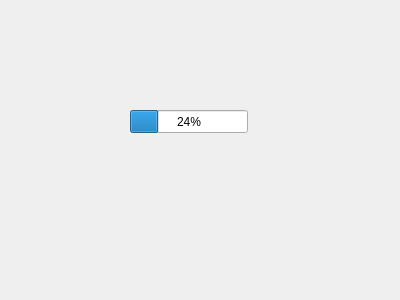
<?xml version="1.0" encoding="UTF-8"?>
<ui version="4.0">
 <class>CardScanWindow</class>
 <widget class="QDialog" name="CardScanWindow">
  <property name="geometry">
   <rect>
    <x>0</x>
    <y>0</y>
    <width>400</width>
    <height>300</height>
   </rect>
  </property>
  <property name="windowTitle">
   <string>Dialog</string>
  </property>
  <widget class="QProgressBar" name="progressBar">
   <property name="geometry">
    <rect>
     <x>130</x>
     <y>110</y>
     <width>118</width>
     <height>23</height>
    </rect>
   </property>
   <property name="value">
    <number>24</number>
   </property>
  </widget>
 </widget>
 <resources/>
 <connections/>
</ui>
